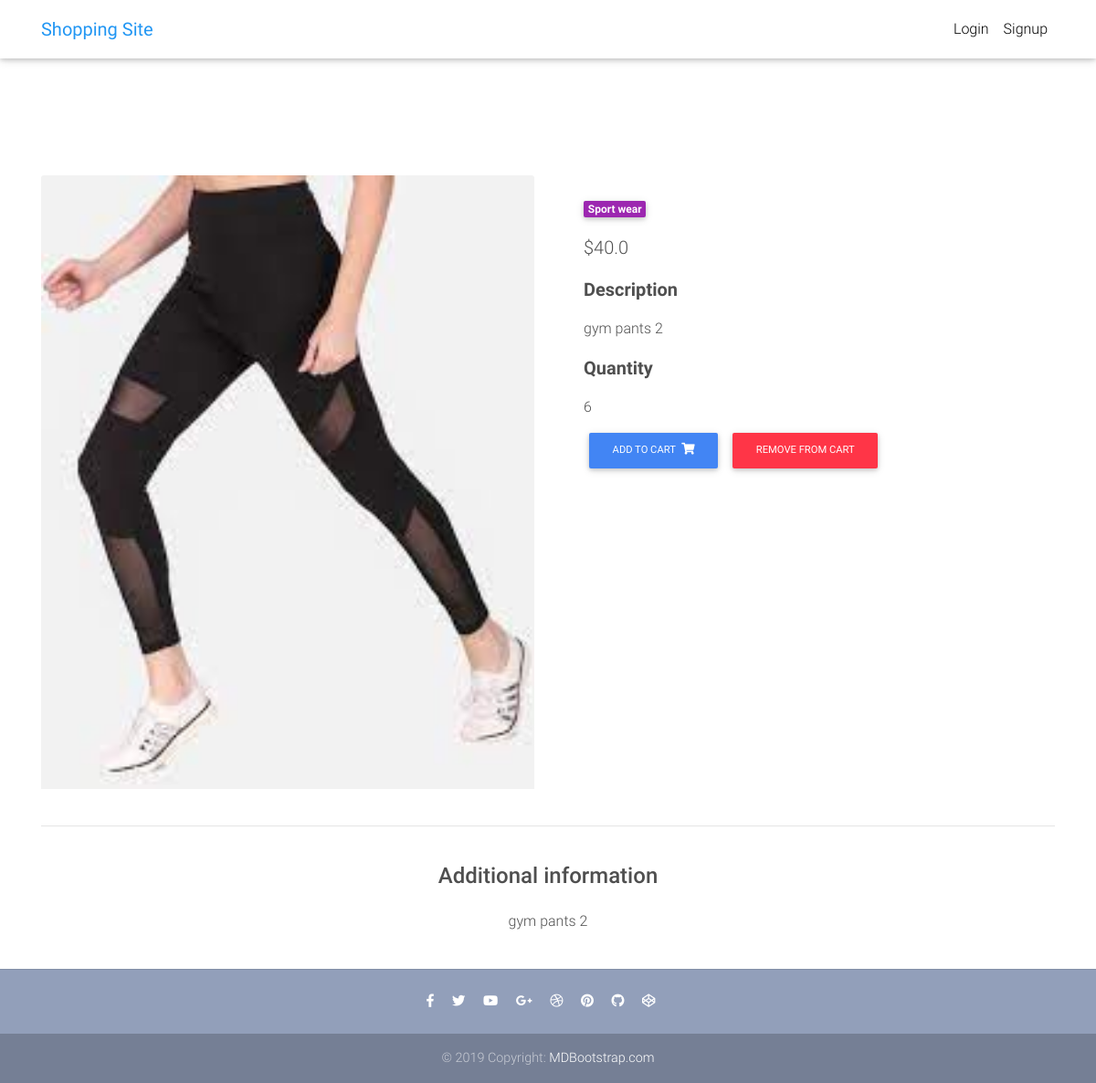
The app's page /product/gym2/, older data.
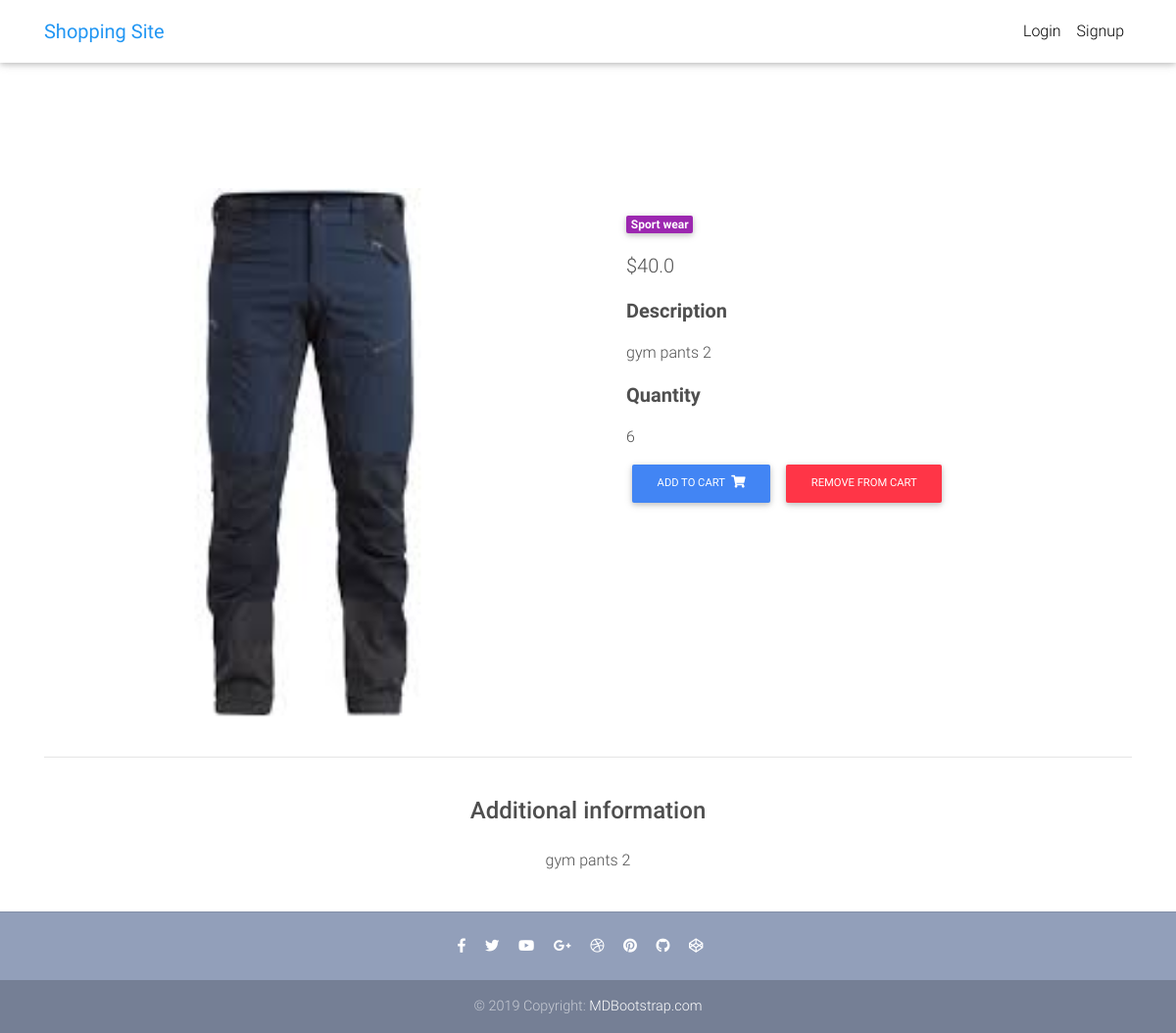
The same page, newer data.
### core/models.py (models this page shows, shortened)
class Item(models.Model):
    title = models.CharField(max_length=100)
    price = models.FloatField()
    discount_price = models.FloatField(blank=True, null=True)
    category = models.CharField(choices=CATEGORY_CHOICES, max_length=2)
    label = models.CharField(choices=LABEL_CHOICES, max_length=1)
    slug = models.SlugField()
    description = models.TextField()
    image = models.ImageField()
    total = models.IntegerField(default=1)
    def get_add_to_cart_url(self):
        return reverse("core:add-to-cart", kwargs={
            'slug': self.slug
        })
    def get_remove_from_cart_url(self):
        return reverse("core:remove-from-cart", kwargs={
            'slug': self.slug
        })

### core/views.py (the view)
# urls.py: path('product/<slug>/', ItemDetailView.as_view(), name='product'),
class ItemDetailView(DetailView):
    model = Item
    template_name = "product.html"

### templates/product.html
{% extends "base.html" %}
{% block content %}
  <main class="mt-5 pt-4">
    <div class="container dark-grey-text mt-5">
      <div class="row wow fadeIn">
        <div class="col-md-6 mb-4">
          <img src="{{ object.image.url }}" class="card-img-top">
        </div>
        <div class="col-md-6 mb-4">
          <div class="p-4">
            <div class="mb-3">
              <a href="">
                <span class="badge purple mr-1">{{ object.get_category_display }}</span>
              </a>
            </div>
            <p class="lead">
              {% if object.discount_price %}
              <span class="mr-1">
                <del>${{ object.price }}</del>
              </span>
              <span>${{ object.discount_price }}</span>
              {% else %}
              <span>${{ object.price }}</span>
              {% endif %}
            </p>
            <p class="lead font-weight-bold">Description</p>
            <p>{{ object.description }}</p>
            <p class="lead font-weight-bold">Quantity</p>
            <p>{{ object.total }}</p>
            {% if object.total > 0 %}
                <a href="{{ object.get_add_to_cart_url }}" class="btn btn-primary btn-md my-0 p">
              Add to cart
              <i class="fas fa-shopping-cart ml-1"></i>
                </a>
                <a href="{{ object.get_remove_from_cart_url }}" class="btn btn-danger btn-md my-0 p">
              Remove from cart
                </a>
            {% endif %}
          </div>
        </div>
      </div>
      <hr>
      <div class="row d-flex justify-content-center wow fadeIn">
        <div class="col-md-6 text-center">
          <h4 class="my-4 h4">Additional information</h4>
          <p>{{ object.description }}</p>
        </div>
    </div>
  </main>
{% endblock content %}

### templates/base.html (shortened to what this page needs)
{% load static %}
<!DOCTYPE html>
<html lang="en">
<head>
  <link rel="stylesheet" href="https://use.fontawesome.com/releases/v5.8.1/css/all.css">
  <link href="{% static 'css/bootstrap.min.css' %}" rel="stylesheet">
  <link href="{% static 'css/mdb.min.css' %}" rel="stylesheet">
  <link href="{% static 'css/style.min.css' %}" rel="stylesheet">
</head>
{% include "navbar.html" %}
<body>
    <div class="mt-5 pt-4">
    </div>
    {% block content %}
    {% endblock content %}
    {% include "footer.html" %}
</body>
</html>

### templates/navbar.html (shortened to what this page needs)
{% load cart_template_tags %}
<nav class="navbar fixed-top navbar-expand-lg navbar-light white scrolling-navbar">
    <div class="container">
      <a class="navbar-brand waves-effect" href="/">
        <strong class="blue-text">Shopping Site</strong>
      </a>
      <div class="collapse navbar-collapse" id="navbarSupportedContent">
        <ul class="navbar-nav nav-flex-icons">
          {% if request.user.is_authenticated %}
          <li class="nav-item">
            <a href="{% url 'core:order-summary' %}" class="nav-link waves-effect">
              <span class="badge red z-depth-1 mr-1"> {{ request.user|cart_item_count }} </span>
              <i class="fas fa-shopping-cart"></i>
              <span class="clearfix d-none d-sm-inline-block"> Cart </span>
            </a>
          </li>
          <li class="nav-item">
            <a class="nav-link waves-effect" href="{% url 'account_logout' %}">
              <span class="clearfix d-none d-sm-inline-block"> Logout </span>
            </a>
          </li>
          {% else %}
          <li class="nav-item">
            <a class="nav-link waves-effect" href="{% url 'account_login' %}">
              <span class="clearfix d-none d-sm-inline-block"> Login </span>
            </a>
          </li>
          <li class="nav-item">
            <a class="nav-link waves-effect" href="{% url 'account_signup' %}">
              <span class="clearfix d-none d-sm-inline-block"> Signup </span>
            </a>
          </li>
          {% endif %}
        </ul>
      </div>
    </div>
  </nav>

### templates/footer.html
<footer class="page-footer text-center font-small mt-4 wow fadeIn">
    <hr class="my-4">
    <div class="pb-4">
      <a href="https://www.facebook.com/mdbootstrap" target="_blank">
        <i class="fab fa-facebook-f mr-3"></i>
      </a>
      <a href="https://twitter.com/MDBootstrap" target="_blank">
        <i class="fab fa-twitter mr-3"></i>
      </a>
      <a href="https://www.youtube.com/watch?v=7MUISDJ5ZZ4" target="_blank">
        <i class="fab fa-youtube mr-3"></i>
      </a>
      <a href="https://plus.google.com/u/0/b/107863090883699620484" target="_blank">
        <i class="fab fa-google-plus-g mr-3"></i>
      </a>
      <a href="https://dribbble.com/mdbootstrap" target="_blank">
        <i class="fab fa-dribbble mr-3"></i>
      </a>
      <a href="https://pinterest.com/mdbootstrap" target="_blank">
        <i class="fab fa-pinterest mr-3"></i>
      </a>
      <a href="https://github.com/mdbootstrap/bootstrap-material-design" target="_blank">
        <i class="fab fa-github mr-3"></i>
      </a>
      <a href="http://codepen.io/mdbootstrap/" target="_blank">
        <i class="fab fa-codepen mr-3"></i>
      </a>
    </div>
    <div class="footer-copyright py-3">
      © 2019 Copyright:
      <a href="https://mdbootstrap.com/education/bootstrap/" target="_blank"> MDBootstrap.com </a>
    </div>
  </footer>

### templates/scripts.html (shortened to what this page needs)
{% load static %}

### templates/base.html (style rules this page uses)
html, body, header, .carousel { height: 60vh; }

Row changes from the older to the newer data that the page shows:
changed Item "gym pants 2": image: a different picture
